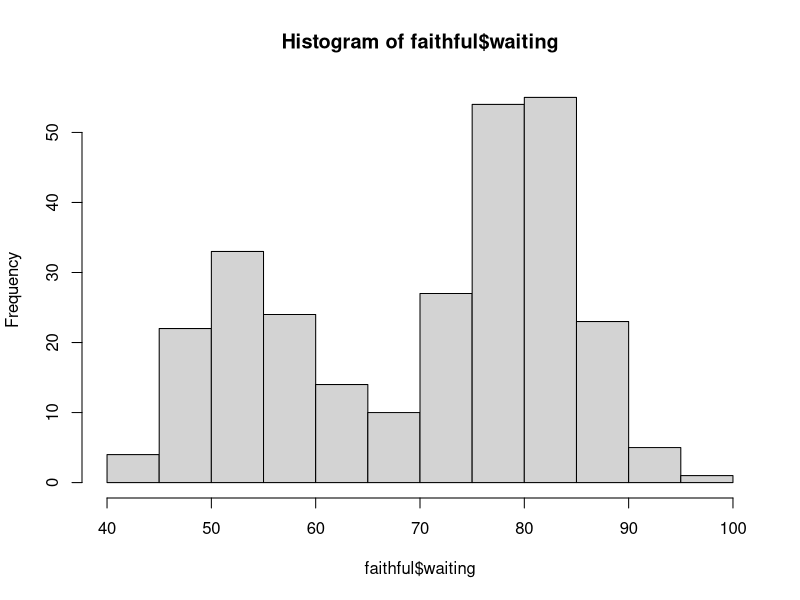
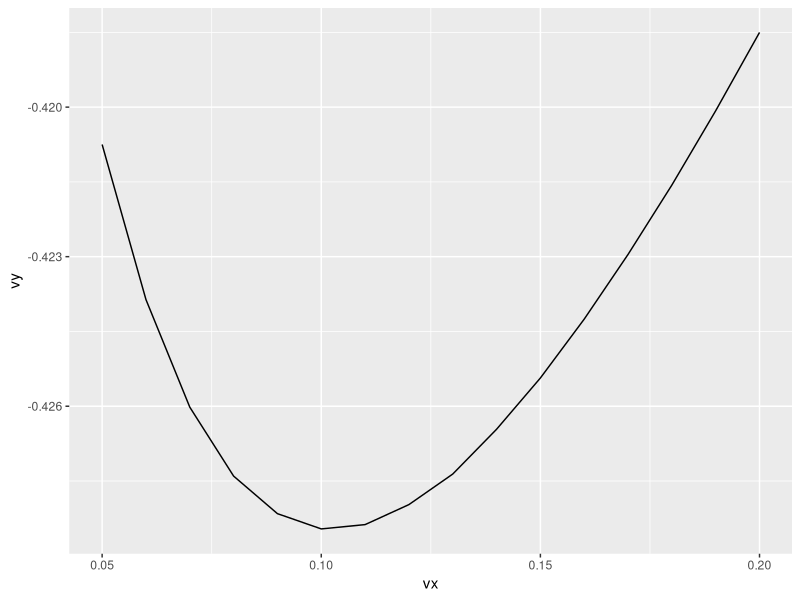
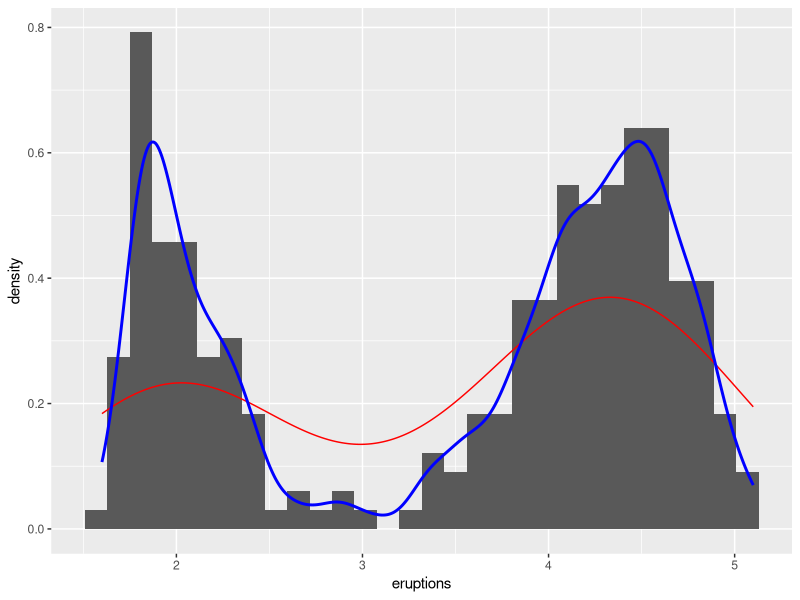

The R source for these figures, in order:
## ---- chunk 1
# KDENSITY EXAMPLE
library(MASS)
library(ggplot2)

# par(mar=c(1,1,1,1))
## ---- chunk 2
?faithful

hist(faithful$waiting)

## ---- chunk 3
eruptions <- faithful$eruptions
h.cv <- ucv(eruptions)
h.plugin <-width.SJ(eruptions)

# CROSS VALIDATE TO FIND OPTIMAL
set.seed(1)

X = eruptions

J<- function(h){
  fhat=Vectorize(function(x) density(X,from=x,to=x,n=1,bw=h)$y)
  fhati=Vectorize(function(i) density(X[-i],from=X[i],to=X[i],n=1,bw=h)$y)
  F=fhati(1:length(X))
  return(integrate(function(x) fhat(x)^2,-Inf,Inf)$value-2*mean(F))
}

vx=seq(.05,.2,by=.01)
vy=Vectorize(J)(vx)
df=data.frame(vx,vy)

qplot(vx,vy,geom="line",data=df)
## ---- chunk 4
topt<- optimize(J,interval=c(.1,1))

h.plugin
bw=topt$minimum

# PLOT
data <- as.data.frame(eruptions)

ggplot(data,aes(eruptions))  + geom_histogram(aes(y = stat(density))) +
  geom_line(stat="density",bw=h.plugin, col = 'red') + 
  geom_line(stat="density", bw=topt$minimum,lwd = 1, col = 'blue')

